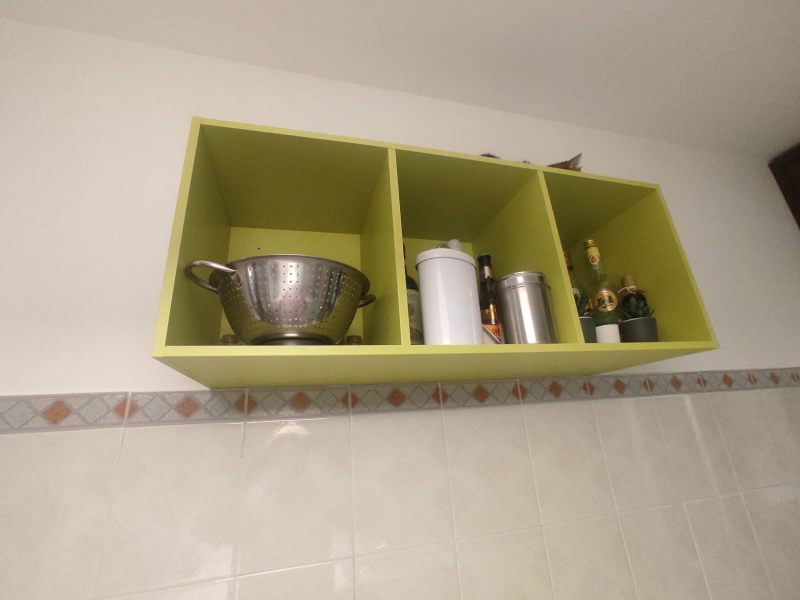
%> input picture images/Look-outCat.jpg, 1600 x 1200 px (shown at 1/2 size)
$ octave S.m   (GNU Octave 9; MATLAB toolbox functions it lacks are replaced by stand-ins)
%> lines starting %> are read from the running program, lines starting %| are printed output that depends on the picture; in (x1, y1, x2, y2) boxes, pixels count from 0 and x2, y2 are one past the last pixel; in counts of white or black regions, pixels touching at a corner belong together; the program's own positions count from 1
% Image Analysis and Computer Vision - Homework A.Y. 2024/25 - F3
% Author: Salvi Niccolò (10773726)

I = imread('images\look-outCat.jpg');
%> I is the input picture: size 1200x1600x3 uint8; mean R, G, B 171.7, 160.1, 136.4

if size(I,3) == 3
    Igray = rgb2gray(I);
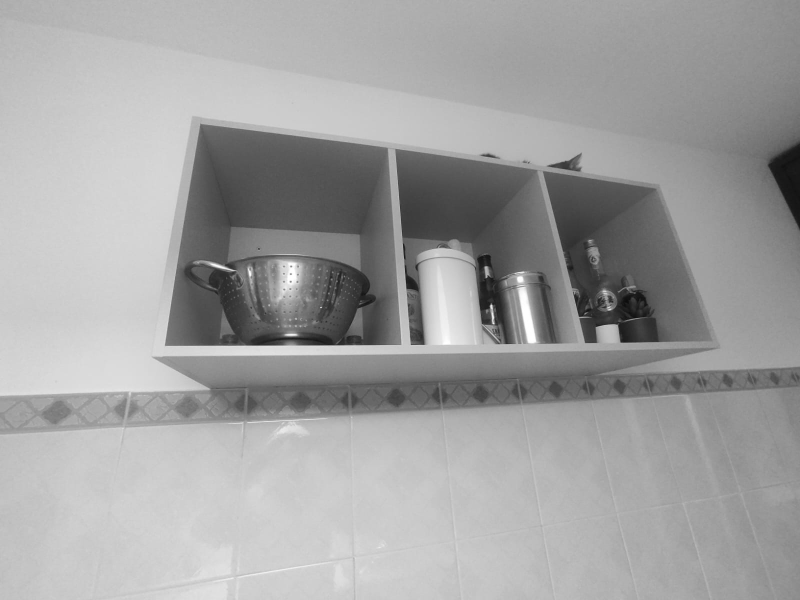
%> Igray: size 1200x1600 uint8 (shown at 1/2 size); min 11, max 255, mean 160.9
else
    Igray = I;
end

% Preprocess: Denoise and enhance contrast
IgraySmooth = imgaussfilt(Igray, 1); % Gaussian smoothing
Ienhanced = imadjust(IgraySmooth);   % Contrast enhancement
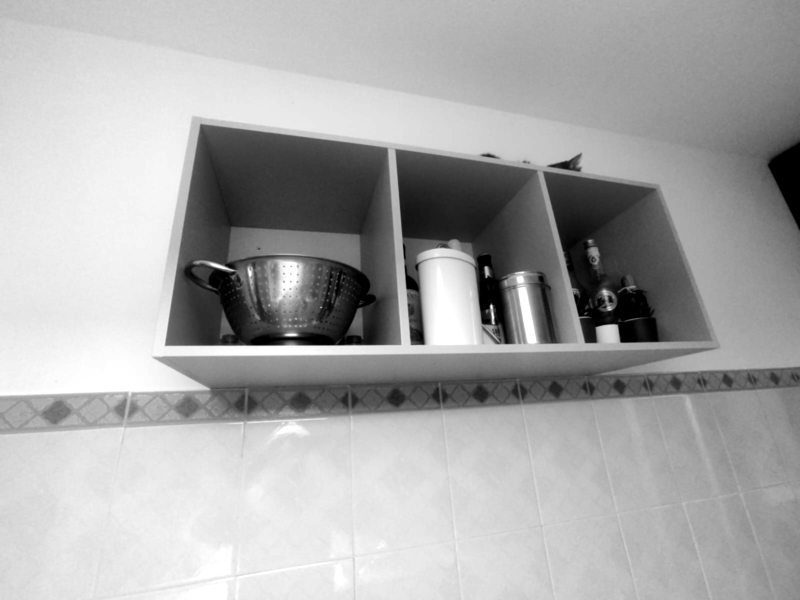
%> Ienhanced: size 1200x1600 uint8 (shown at 1/2 size); min 0, max 255, mean 168.5

% Detect edges using Canny
BW = edge(Ienhanced, 'canny', [0.20, 0.40], 0.9); % Thresholds and sigma
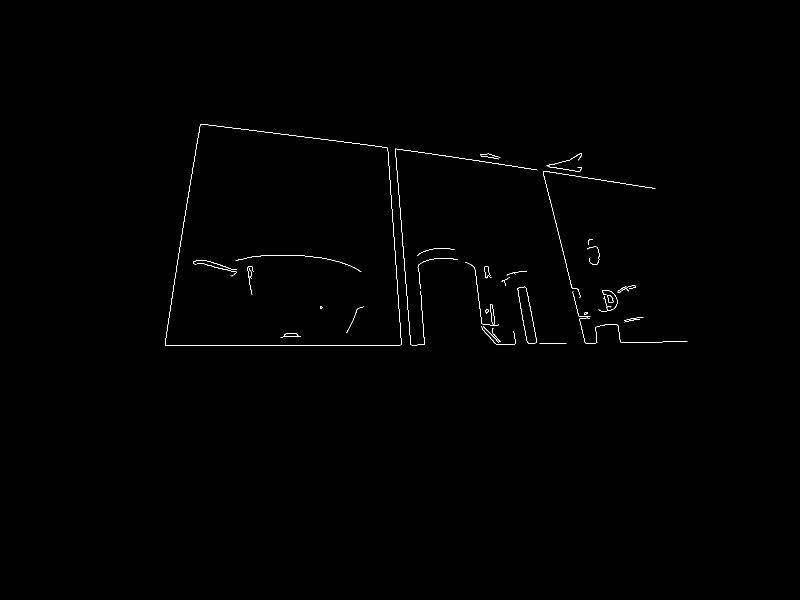
%> BW: size 1200x1600 logical (shown at 1/2 size); 0.32% white in thin lines or dots, all inside (x1, y1, x2, y2) = (330, 248, 1375, 692)

% Postprocess: Clean and close gaps
BWclean = bwareaopen(BW, 50); % Remove small noisy edges
BWclosed = imclose(BWclean, strel('disk', 1)); % Close gaps in edges

%% 3) Extract (x, y) Edge Coordinates
% Find all nonzero pixels in BW
[yCoords, xCoords] = find(BWclosed);
%> yCoords = 5895 values from 249 to 692; xCoords = 5895 values from 331 to 1375

% define a ROI for the S curve
x1 = 830;
x2 = 955;
y1 = 510;
y2 = 545;
mask = (xCoords >= x1) & (xCoords <= x2) & (yCoords >= y1) & (yCoords <= y2);
%> mask = 5895 logical values, 141 true

xCoords = xCoords(mask);
%> xCoords = 141 values from 836 to 951
yCoords = yCoords(mask);
%> yCoords = 141 values, max 545 at index 23, min 510 at index 4, mean 524.9

% Convert to double for computations
xCoords = double(xCoords);
yCoords = double(yCoords);

if numel(xCoords) < 10
    warning('Not enough edge points detected. Aborting.');
    return;
end

%% 4) RANSAC Fitting of Ellipse
% Main parameters
maxIter = 100;   % number of RANSAC iterations
distThresh = 10;    % inlier distance threshold (pixels, approx)

[bestParams, bestInliers] = ransacEllipse(xCoords, yCoords, maxIter, distThresh);
%> in ransacEllipse, `N = numel(xAll);`: N = 141
%> in ransacEllipse, `xSubset = xAll(subsetIdx);`: xSubset = [943; 933; 873; 852; 887]
%> in ransacEllipse, `ySubset = yAll(subsetIdx);`: ySubset = [530; 525; 518; 523; 517]
%> in fitEllipseDirect, `[~, ~, V] = svd(D, 0);`: V = [0.83 0.513 -0.217 -0.0108 -0.000177 5.34e-07; 0.482 -0.466 0.741 0.0383 -0.000328 -1.37e-07; 0.28 -0.721 -0.633 -0.03 0.00116 2.13e-06; 0.000921 -0.00112 0.0439 -0.872 0.487 -0.000879; 0.000535 -0.00151 0.0234 -0.487 -0.873 -0.00222; 1.02e-06 -3.14e-06 9.21e-05 -0.00185 -0.00151 1]
%> in fitEllipseDirect, `p = V(:,end);`: p = [5.34e-07; -1.37e-07; 2.13e-06; -0.000879; -0.00222; 1]
%> in fitEllipseDirect, `A = p(1);`: A = 5.34e-07
%> in fitEllipseDirect, `B = p(2);`: B = -1.37e-07
%> in fitEllipseDirect, `C = p(3);`: C = 2.13e-06
%> in fitEllipseDirect, `D_ = p(4);`: D_ = -0.000879
%> in fitEllipseDirect, `E = p(5);`: E = -0.00222
%> in fitEllipseDirect, `F_ = p(6);`: F_ = 1
%> in fitEllipseDirect, `denom = (4*A*C - B^2);`: denom = 4.53e-12
%> in fitEllipseDirect, `cx = (B*E - 2*C*D_) / denom;`: cx = 893.3
%> in fitEllipseDirect, `cy = (B*D_ - 2*A*E) / denom;`: cy = 549.9
%> in fitEllipseDirect, `theta = 0.5 * atan2(B, (A - C));`: theta = -1.53
%> in fitEllipseDirect, `cosT = cos(theta);`: cosT = 0.0429
%> in fitEllipseDirect, `sinT = sin(theta);`: sinT = -0.999
%> in fitEllipseDirect, `A_rot = A*cosT^2 + B*cosT*sinT + C*sinT^2;`: A_rot = 2.13e-06
%> in fitEllipseDirect, `C_rot = A*sinT^2 - B*cosT*sinT + C*cosT^2;`: C_rot = 5.31e-07
%> in fitEllipseDirect, `val = A*(cx^2) + B*(cx*cy) + C*(cy^2) + D_*cx + E*cy + F_;`: val = -0.0023
%> in fitEllipseDirect, `scale = -1 / val;`: scale = 434.2
%> in fitEllipseDirect, `A_rot_scaled = A_rot * scale;`: A_rot_scaled = 0.000925
%> in fitEllipseDirect, `C_rot_scaled = C_rot * scale;`: C_rot_scaled = 0.000231
%> in fitEllipseDirect, `a = sqrt(1 / A_rot_scaled);`: a = 32.87
%> in fitEllipseDirect, `b = sqrt(1 / C_rot_scaled);`: b = 65.85
%> in fitEllipseDirect, `tmp = a`: tmp = 32.87
%> in fitEllipseDirect, `a = b`: a = 65.85
%> in fitEllipseDirect, `b = tmp`: b = 32.87
%> in fitEllipseDirect, `theta = theta + pi/2;`: theta = 0.0429
%> in fitEllipseDirect, `params = [a, b, cx, cy, theta];`: params = [65.85 32.87 893.3 549.9 0.0429]
%> in ellipseDistance, `xt = x - cx;`: xt = 141 values from -57.28 to 57.72
%> in ellipseDistance, `yt = y - cy;`: yt = 141 values, max -4.95 at index 23, min -39.95 at index 4, mean -25.01
%> in ellipseDistance, `cosT = cos(-theta);`: cosT = 0.999
%> in ellipseDistance, `sinT = sin(-theta);`: sinT = -0.0429
%> in ellipseDistance, `xprime = xt*cosT - yt*sinT;`: xprime = 141 values, max 57.45 at index 141, min -58.9 at index 1, mean -6.81
%> in ellipseDistance, `yprime = xt*sinT + yt*cosT;`: yprime = 141 values, max -2.62 at index 23, min -37.54 at index 15, mean -24.74
%> in ellipseDistance, `eqVal = (xprime.^2)/(a^2) + (yprime.^2)/(b^2);`: eqVal = 141 values, max 2.08 at index 4, min 0.69 at index 23, mean 1.01
%> in ellipseDistance, `d = abs(eqVal - 1) * min(a,b);`: d = 141 values, max 35.35 at index 4, min 1.7e-12 at index 61, mean 2.51
%> in ransacEllipse, `distances = ellipseDistance(candParams, xAll, yAll);`: distances has the same summary as d in ellipseDistance
%> in ransacEllipse, `inlierMask = (distances < distThresh);`: inlierMask = 141 logical values, 135 true
%> in ransacEllipse, `numInliers = sum(inlierMask);`: numInliers = 135
%> in ransacEllipse, `bestParams = candParams;`: bestParams = [65.85 32.87 893.3 549.9 0.0429]
%> in ransacEllipse, `bestInliers = inlierMask;`: bestInliers = 141 logical values, 135 true
%> bestParams = [59.61 25.59 891.7 542.6 0.0203]; bestInliers = 141 logical values, 136 true

if isempty(bestParams)
    warning('No valid ellipse found via RANSAC.');
    return;
end

% If we want to refine by using all inliers in a final least-squares fit:
xIn = xCoords(bestInliers);
%> xIn = 136 values from 836 to 951
yIn = yCoords(bestInliers);
%> yIn = 136 values, max 545 at index 18, min 517 at index 60, mean 525.5
finalParams = fitEllipseDirect(xIn, yIn);  % might refine from bestParams
%> finalParams = [57.53 22.67 893.7 539.9 0.0534]

%% 5) Visualization
figure; imshow(I); hold on;
plot(xCoords, yCoords, 'b', 'MarkerSize', 1);   % raw edge points

% find the mean of x
xMean = mean(xCoords);
%> xMean = 887.5

% Find the point with the maximum y value where xCoords > xMean
validPoints = xCoords > xMean;
%> validPoints = 141 logical values, 66 true
if any(validPoints)
    [maxY, idx] = max(yCoords(validPoints));
%> maxY = 545; idx = 66
    maxX = xCoords(validPoints);
%> maxX = 66 values from 888 to 951
    maxX = maxX(idx);
%> maxX = 951
    lowRight = [maxX, maxY];
%> lowRight = [951 545]
    % plot(maxX, maxY, 'go', 'MarkerSize', 10, 'LineWidth', 2);
end

validPoints = xCoords < xMean;
%> validPoints = 141 logical values, 75 true
if any(validPoints)
    [maxY, idx] = max(yCoords(validPoints));
%> idx = 23
    maxX = xCoords(validPoints);
%> maxX = 75 values from 836 to 887
    maxX = maxX(idx);
%> maxX = 839
    lowLeft = [maxX, maxY];
%> lowLeft = [839 545]
    % plot(maxX, maxY, 'go', 'MarkerSize', 10, 'LineWidth', 2);
end

% Plot the ellipse from finalParams:
plotEllipse(finalParams, 'r-', 2, lowLeft, lowRight);
%> in plotEllipse, `xUnit = a * cos(t);`: xUnit = 500 values, max 57.53 at index 1, min -57.53 at index 250, mean 0.115
%> in plotEllipse, `yUnit = b * sin(t);`: yUnit = 500 values, max 22.67 at index 126, min -22.67 at index 375, mean 0
%> in plotEllipse, `cosT = cos(theta);`: cosT = 0.999
%> in plotEllipse, `sinT = sin(theta);`: sinT = 0.0534
%> in plotEllipse, `xRot = xUnit * cosT - yUnit * sinT + cx;`: xRot = 500 values, max 951.1 at index 498, min 836.2 at index 249, mean 893.8
%> in plotEllipse, `yRot = xUnit * sinT + yUnit * cosT + cy;`: yRot = 500 values, max 562.7 at index 115, min 517.1 at index 365, mean 539.9
%> in plotEllipse, `validMask = (xRot >= lowLeft(1)-5) & (xRot <= lowRight(1)) & (yRot <= ..`: validMask = 500 logical values, 276 true
%> in plotEllipse, `xPartial = xRot(validMask);`: xPartial = 276 values, max 951 at index 276, min 836.2 at index 32, mean 887.9
%> in plotEllipse, `yPartial = yRot(validMask);`: yPartial = 276 values, max 545 at index 5, min 517.1 at index 148, mean 527
%> in plotEllipse, `[~, sortIdx] = sort(xPartial);`: sortIdx = 276 values, max 276 at index 276, min 1 at index 275, mean 138.5
%> in plotEllipse, `xPartial = xPartial(sortIdx);`: xPartial = 276 values from 836.2 to 951
%> in plotEllipse, `yPartial = yPartial(sortIdx);`: yPartial = 276 values, max 545 at index 54, min 517.1 at index 144, mean 527
title('RANSAC Ellipse Fit for Shelf Edge (S)');
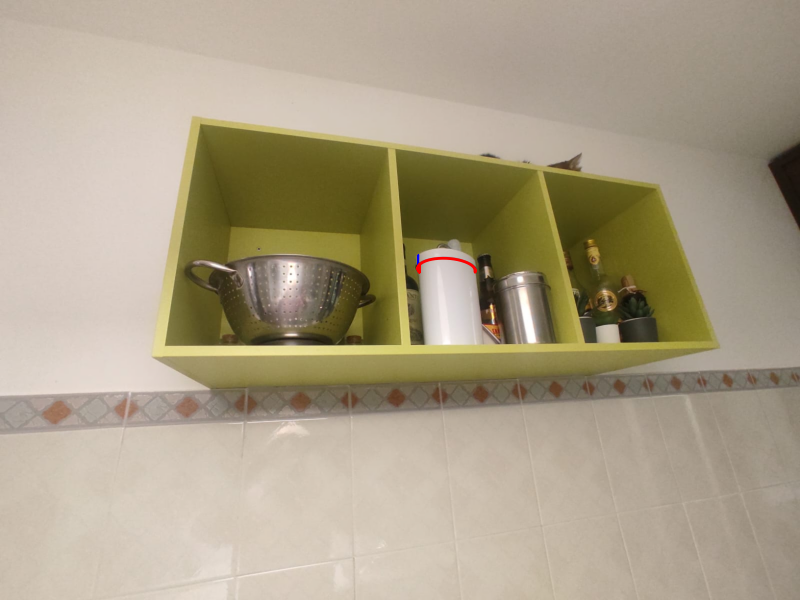
%> figure redrawn from the program's plot data; shown at 1/2 size; its title reads 'RANSAC Ellipse Fit for Shelf Edge (S)'

%% 6) Extract Points on the Fitted Ellipse
% Extract fitted ellipse parameters
a = finalParams(1);  % Semi-major axis
%> a = 57.53
b = finalParams(2);  % Semi-minor axis
%> b = 22.67
cx = finalParams(3); % Center x-coordinate
%> cx = 893.7
cy = finalParams(4); % Center y-coordinate
%> cy = 539.9
theta = finalParams(5); % Rotation angle
%> theta = 0.0534

% Choose 12 evenly spaced points on the curve
tValues = linspace(0, -pi, 100); % Adjust range if needed for partial curve

% Compute X-Y coordinates using parametric ellipse equations
xPoints = cx + a * cos(tValues) * cos(theta) - b * sin(tValues) * sin(theta);
%> xPoints = 100 values, max 951.1 at index 2, min 836.2 at index 100, mean 894.4
yPoints = cy + a * cos(tValues) * sin(theta) + b * sin(tValues) * cos(theta);
%> yPoints = 100 values, max 543 at index 1, min 517.1 at index 55, mean 525.6

% [7 lines of commented-out code are left out]
points = [xPoints', yPoints'];
%> points = 100 rows, first 12: [951.1 543; 951.1 542.2; 951.1 541.5; 951 540.8; 950.8 540.1; 950.6 539.4; 950.3 538.6; 950 537.9; 949.6 537.2; 949.1 536.5; 948.6 535.8; 948.1 535]
writematrix(points, 'data\curve_S_points.csv');

% plot(xPoints, yPoints, 'ro', 'MarkerSize', 8, 'LineWidth', 1.5); % Overlay points
% title('Selected Points on Curve S');

% save iamge to file
% saveas(gcf, 'images\F3_detected_S.jpg');

% use spline to fit the curve from the xPoints and yPoints
x_s = linspace(min(xPoints), max(xPoints), 1000);
%> x_s = 1000 values from 836.2 to 951.1
y_s = spline(xPoints, yPoints, x_s);
%> y_s = 1000 values, max 542.2 at index 1000, min 517.1 at index 444, mean 522.1
% plot the fitted curve
% plot(x_s, y_s, 'b', 'LineWidth', 2);

%==================================================================
function [bestParams, bestInliers] = ransacEllipse(xAll, yAll, maxIter, distThresh)
% RANSACELLIPSE  Robustly fits an ellipse using RANSAC.
%
%   Inputs:
%       xAll, yAll  - arrays of edge coordinates
%       maxIter     - number of RANSAC iterations
%       distThresh  - inlier distance threshold
%
%   Outputs:
%       bestParams  - ellipse parameters [a b cx cy theta] or any scheme
%       bestInliers - logical index of inliers in xAll,yAll

    N = numel(xAll);
    bestNumInliers = 0;
    bestParams = [];
    bestInliers = [];

    for i = 1:maxIter

        % Randomly sample a minimal set of points.
        % For a unique ellipse, we ideally need 5 distinct points (non-collinear).
        subsetIdx = randperm(N, 5);
        xSubset = xAll(subsetIdx);
        ySubset = yAll(subsetIdx);

        % Fit ellipse to these 5 points
        candParams = fitEllipseDirect(xSubset, ySubset);
        if isempty(candParams)
            continue;  % might have been a degenerate fit
        end

        % Compute distances of all points to the candidate ellipse
        distances = ellipseDistance(candParams, xAll, yAll);

        % Determine inliers
        inlierMask = (distances < distThresh);
        numInliers = sum(inlierMask);

        % Check if this is the best so far
        if numInliers > bestNumInliers
            bestNumInliers = numInliers;
            bestParams = candParams;
            bestInliers = inlierMask;
        end
    end

    % If bestNumInliers is too small, discard
    if bestNumInliers < 10
        bestParams = [];
        bestInliers = [];
    end
end

%==================================================================
function params = fitEllipseDirect(x, y)
% FITELLIPSEDIRECT  Fits an ellipse (in algebraic form) to point data
% using the "direct least squares" method (Fitzgibbon et al.).
%
%   Returns ellipse parameters in a convenient geometric form
%   [a b cx cy theta], where:
%       a = major axis radius
%       b = minor axis radius
%       (cx, cy) = center
%       theta = rotation angle of major axis
%
% If the data is degenerate or the fit fails, returns [].

    if numel(x) < 5
        params = [];
        return;
    end

    % Build the design matrix D for conic fitting: x^2, xy, y^2, x, y, 1
    D = [x.^2, x.*y, y.^2, x, y, ones(size(x))];

    % Solve the normal system D' * D * p = 0
    % subject to constraint 4ac - b^2 > 0 (for ellipse).
    % We'll do a simplified unconstrained approach here for demonstration.
    [~, ~, V] = svd(D, 0);
    p = V(:,end);  % last column => smallest singular value

    % p = [A B C D E F]' in "Ax^2 + Bxy + Cy^2 + Dx + Ey + F = 0"
    A = p(1);
    B = p(2);
    C = p(3);
    D_ = p(4);
    E = p(5);
    F_ = p(6);

    % Check the discriminant for ellipse vs hyperbola vs parabola:
    % For ellipse, we need B^2 - 4AC < 0
    if (B^2 - 4*A*C) >= 0
        params = [];
        return;
    end

    % Convert conic parameters to geometric parameters.
    % This part is somewhat involved. A reference formula is:
    %   https://mathworld.wolfram.com/Ellipse.html (see "General Conic Section")
    %
    % Center (cx, cy)
    denom = (4*A*C - B^2);
    cx = (B*E - 2*C*D_) / denom;
    cy = (B*D_ - 2*A*E) / denom;

    % Translate to center for the axes computation
    % We'll shift coordinates so that (cx, cy) = (0,0).
    % Then the conic becomes A'x^2 + B'xy + C'y^2 = 1, after dividing by some factor.
    % There's a standard procedure for this.
    % For brevity, let's do a simpler approach:
    % Evaluate translational invariants first:
    % (Detailed derivation omitted here—this is standard ellipse-fitting geometry.)
    %
    % The orientation angle:
    theta = 0.5 * atan2(B, (A - C));

    % Compute axis lengths by eigen decomposition or by direct formula:
    % We can rotate the conic to principal axes.
    % The length of semi-major axis (a) and semi-minor axis (b) can be found from:
    %   2 * sqrt(...) from certain expressions in A, B, C, D, E, F.
    %
    % Below is a condensed formula. For full derivation, see references:
    cosT = cos(theta);
    sinT = sin(theta);

    % Terms for rotation
    A_rot = A*cosT^2 + B*cosT*sinT + C*sinT^2;
    C_rot = A*sinT^2 - B*cosT*sinT + C*cosT^2;

    % We should compute the scale factor to normalize "=1".
    % at center => plugging (cx, cy) in:
    val = A*(cx^2) + B*(cx*cy) + C*(cy^2) + D_*cx + E*cy + F_;
    if val == 0
        params = [];
        return;
    end
    % Now a^2 = - (1/val) for the larger axis direction, etc.

    % The radius along principal axes
    % a^2 = -1/(2 * (some expression)) etc. For simplicity we do:
    %   x'^2/A_rot + y'^2/C_rot = 1 if A_rot, C_rot > 0
    scale = -1 / val;
    A_rot_scaled = A_rot * scale;
    C_rot_scaled = C_rot * scale;

    if (A_rot_scaled <= 0) || (C_rot_scaled <= 0)
        % Not an ellipse or something degenerate
        params = [];
        return;
    end

    a = sqrt(1 / A_rot_scaled);
    b = sqrt(1 / C_rot_scaled);

    % Make sure a >= b  (swap if needed)
    if b > a
        tmp = a; a = b; b = tmp;
        % Flip angle by 90 degrees
        theta = theta + pi/2;
    end

    % Normalize angle to range [0, 2*pi)
    theta = mod(theta, pi);

    % Return final geometric parameters
    params = [a, b, cx, cy, theta];
end

%==================================================================
function d = ellipseDistance(params, x, y)
% ELLIPSEDISTANCE  Compute approximate distance of points to an ellipse.
%
%   params = [a, b, cx, cy, theta] (major/minor radius, center, orientation)
%   x, y   = arrays of point coords
%
% The "distance" here can be an algebraic or approximate geometric distance.
% For robust RANSAC gating, a simple approximate measure is enough.

    if isempty(params)
        d = inf(size(x));
        return;
    end

    a     = params(1);
    b     = params(2);
    cx    = params(3);
    cy    = params(4);
    theta = params(5);

    % Translate points to ellipse center
    xt = x - cx;
    yt = y - cy;

    % Rotate by -theta to align with ellipse principal axes
    cosT = cos(-theta);
    sinT = sin(-theta);
    xprime = xt*cosT - yt*sinT;
    yprime = xt*sinT + yt*cosT;

    % The ellipse in principal axes is x'^2/a^2 + y'^2/b^2 = 1.
    % A rough "distance" measure is the absolute difference from 1:
    % dist = | x'^2/a^2 + y'^2/b^2 - 1 | * a typical length scale
    eqVal = (xprime.^2)/(a^2) + (yprime.^2)/(b^2);
    d = abs(eqVal - 1) * min(a,b);  % scale so that "on ellipse" => 0

end

function plotEllipse(params, lineSpec, lineWidth, lowLeft, lowRight)
    if isempty(params)
        return;
    end

    % Extract ellipse parameters
    a = params(1);  % Semi-major axis
    b = params(2);  % Semi-minor axis
    cx = params(3); % Center x-coordinate
    cy = params(4); % Center y-coordinate
    theta = params(5); % Rotation angle

    % Parameterize the ellipse
    t = linspace(0, 2*pi, 500); % Full ellipse (adjust range below for partial)
    xUnit = a * cos(t); % X-coordinates before rotation
    yUnit = b * sin(t); % Y-coordinates before rotation

    % Rotate by theta and translate to center
    cosT = cos(theta);
    sinT = sin(theta);
    xRot = xUnit * cosT - yUnit * sinT + cx; % Rotated and translated x
    yRot = xUnit * sinT + yUnit * cosT + cy; % Rotated and translated y

    % Mask to select points within the desired range
    % Example: Include only points on the "lower half" of the ellipse
    validMask = (xRot >= lowLeft(1)-5) & (xRot <= lowRight(1)) & (yRot <= lowLeft(2));

    % Extract the valid points
    xPartial = xRot(validMask);
    yPartial = yRot(validMask);

    % Sort the points by x to avoid connecting backward
    [~, sortIdx] = sort(xPartial);
    xPartial = xPartial(sortIdx);
    yPartial = yPartial(sortIdx);

    % Plot the partial ellipse as an open figure
    plot(xPartial, yPartial, lineSpec, 'LineWidth', lineWidth);
end
